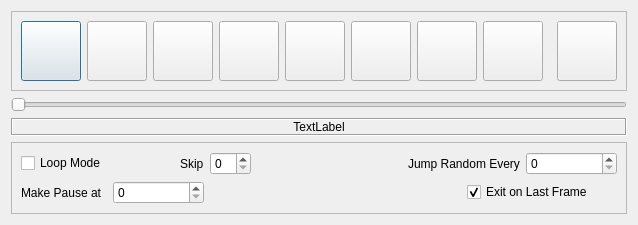
<?xml version="1.0" encoding="UTF-8"?>
<ui version="4.0">
 <class>CSeqControlDlgDesign</class>
 <widget class="QDialog" name="CSeqControlDlgDesign">
  <property name="geometry">
   <rect>
    <x>0</x>
    <y>0</y>
    <width>606</width>
    <height>214</height>
   </rect>
  </property>
  <property name="windowTitle">
   <string>Dialog</string>
  </property>
  <property name="windowIcon">
   <iconset resource="../res/symbols.qrc">
    <normaloff>:/symbols/player_volume.png</normaloff>:/symbols/player_volume.png</iconset>
  </property>
  <layout class="QVBoxLayout" name="verticalLayout">
   <item>
    <widget class="QFrame" name="m_qfControlFrame_p">
     <property name="sizePolicy">
      <sizepolicy hsizetype="Expanding" vsizetype="Fixed">
       <horstretch>0</horstretch>
       <verstretch>0</verstretch>
      </sizepolicy>
     </property>
     <property name="frameShape">
      <enum>QFrame::StyledPanel</enum>
     </property>
     <property name="frameShadow">
      <enum>QFrame::Raised</enum>
     </property>
     <layout class="QHBoxLayout" name="horizontalLayout">
      <item>
       <widget class="QPushButton" name="m_qpbBegin_p">
        <property name="sizePolicy">
         <sizepolicy hsizetype="Fixed" vsizetype="Fixed">
          <horstretch>0</horstretch>
          <verstretch>0</verstretch>
         </sizepolicy>
        </property>
        <property name="minimumSize">
         <size>
          <width>60</width>
          <height>60</height>
         </size>
        </property>
        <property name="maximumSize">
         <size>
          <width>60</width>
          <height>60</height>
         </size>
        </property>
        <property name="text">
         <string/>
        </property>
        <property name="icon">
         <iconset resource="../res/symbols.qrc">
          <normaloff>:/symbols/000005-black-white-pearl-icon-media-a-media25-arrows-skip-back.png</normaloff>:/symbols/000005-black-white-pearl-icon-media-a-media25-arrows-skip-back.png</iconset>
        </property>
        <property name="iconSize">
         <size>
          <width>48</width>
          <height>48</height>
         </size>
        </property>
       </widget>
      </item>
      <item>
       <widget class="QPushButton" name="m_qpbPrev_p">
        <property name="sizePolicy">
         <sizepolicy hsizetype="Fixed" vsizetype="Fixed">
          <horstretch>0</horstretch>
          <verstretch>0</verstretch>
         </sizepolicy>
        </property>
        <property name="minimumSize">
         <size>
          <width>60</width>
          <height>60</height>
         </size>
        </property>
        <property name="maximumSize">
         <size>
          <width>60</width>
          <height>60</height>
         </size>
        </property>
        <property name="text">
         <string/>
        </property>
        <property name="icon">
         <iconset resource="../res/symbols.qrc">
          <normaloff>:/symbols/000011-black-white-pearl-icon-media-a-media292-minus3.png</normaloff>:/symbols/000011-black-white-pearl-icon-media-a-media292-minus3.png</iconset>
        </property>
        <property name="iconSize">
         <size>
          <width>48</width>
          <height>48</height>
         </size>
        </property>
       </widget>
      </item>
      <item>
       <widget class="QPushButton" name="m_qpbPlayBack_p">
        <property name="sizePolicy">
         <sizepolicy hsizetype="Fixed" vsizetype="Fixed">
          <horstretch>0</horstretch>
          <verstretch>0</verstretch>
         </sizepolicy>
        </property>
        <property name="minimumSize">
         <size>
          <width>60</width>
          <height>60</height>
         </size>
        </property>
        <property name="maximumSize">
         <size>
          <width>60</width>
          <height>60</height>
         </size>
        </property>
        <property name="text">
         <string/>
        </property>
        <property name="icon">
         <iconset resource="../res/symbols.qrc">
          <normaloff>:/symbols/000001-black-white-pearl-icon-media-a-media21-arrow-back.png</normaloff>:/symbols/000001-black-white-pearl-icon-media-a-media21-arrow-back.png</iconset>
        </property>
        <property name="iconSize">
         <size>
          <width>48</width>
          <height>48</height>
         </size>
        </property>
       </widget>
      </item>
      <item>
       <widget class="QPushButton" name="m_qpbStop_p">
        <property name="sizePolicy">
         <sizepolicy hsizetype="Fixed" vsizetype="Fixed">
          <horstretch>0</horstretch>
          <verstretch>0</verstretch>
         </sizepolicy>
        </property>
        <property name="minimumSize">
         <size>
          <width>60</width>
          <height>60</height>
         </size>
        </property>
        <property name="maximumSize">
         <size>
          <width>60</width>
          <height>60</height>
         </size>
        </property>
        <property name="text">
         <string/>
        </property>
        <property name="icon">
         <iconset resource="../res/symbols.qrc">
          <normaloff>:/symbols/000008-black-white-pearl-icon-media-a-media28-stop.png</normaloff>:/symbols/000008-black-white-pearl-icon-media-a-media28-stop.png</iconset>
        </property>
        <property name="iconSize">
         <size>
          <width>48</width>
          <height>48</height>
         </size>
        </property>
       </widget>
      </item>
      <item>
       <widget class="QPushButton" name="m_qpbPause_p">
        <property name="sizePolicy">
         <sizepolicy hsizetype="Fixed" vsizetype="Fixed">
          <horstretch>0</horstretch>
          <verstretch>0</verstretch>
         </sizepolicy>
        </property>
        <property name="minimumSize">
         <size>
          <width>60</width>
          <height>60</height>
         </size>
        </property>
        <property name="maximumSize">
         <size>
          <width>60</width>
          <height>60</height>
         </size>
        </property>
        <property name="text">
         <string/>
        </property>
        <property name="icon">
         <iconset resource="../res/symbols.qrc">
          <normaloff>:/symbols/000007-black-white-pearl-icon-media-a-media27-pause-sign.png</normaloff>:/symbols/000007-black-white-pearl-icon-media-a-media27-pause-sign.png</iconset>
        </property>
        <property name="iconSize">
         <size>
          <width>48</width>
          <height>48</height>
         </size>
        </property>
       </widget>
      </item>
      <item>
       <widget class="QPushButton" name="m_qpbPlay_p">
        <property name="sizePolicy">
         <sizepolicy hsizetype="Fixed" vsizetype="Fixed">
          <horstretch>0</horstretch>
          <verstretch>0</verstretch>
         </sizepolicy>
        </property>
        <property name="minimumSize">
         <size>
          <width>60</width>
          <height>60</height>
         </size>
        </property>
        <property name="maximumSize">
         <size>
          <width>60</width>
          <height>60</height>
         </size>
        </property>
        <property name="text">
         <string/>
        </property>
        <property name="icon">
         <iconset resource="../res/symbols.qrc">
          <normaloff>:/symbols/000002-black-white-pearl-icon-media-a-media22-arrow-forward1.png</normaloff>:/symbols/000002-black-white-pearl-icon-media-a-media22-arrow-forward1.png</iconset>
        </property>
        <property name="iconSize">
         <size>
          <width>48</width>
          <height>48</height>
         </size>
        </property>
       </widget>
      </item>
      <item>
       <widget class="QPushButton" name="m_qpbNext_p">
        <property name="sizePolicy">
         <sizepolicy hsizetype="Fixed" vsizetype="Fixed">
          <horstretch>0</horstretch>
          <verstretch>0</verstretch>
         </sizepolicy>
        </property>
        <property name="minimumSize">
         <size>
          <width>60</width>
          <height>60</height>
         </size>
        </property>
        <property name="maximumSize">
         <size>
          <width>60</width>
          <height>60</height>
         </size>
        </property>
        <property name="text">
         <string/>
        </property>
        <property name="icon">
         <iconset resource="../res/symbols.qrc">
          <normaloff>:/symbols/000010-black-white-pearl-icon-media-a-media291-volume1.png</normaloff>:/symbols/000010-black-white-pearl-icon-media-a-media291-volume1.png</iconset>
        </property>
        <property name="iconSize">
         <size>
          <width>48</width>
          <height>48</height>
         </size>
        </property>
       </widget>
      </item>
      <item>
       <widget class="QPushButton" name="m_qpbEnd_p">
        <property name="sizePolicy">
         <sizepolicy hsizetype="Fixed" vsizetype="Fixed">
          <horstretch>0</horstretch>
          <verstretch>0</verstretch>
         </sizepolicy>
        </property>
        <property name="minimumSize">
         <size>
          <width>60</width>
          <height>60</height>
         </size>
        </property>
        <property name="maximumSize">
         <size>
          <width>60</width>
          <height>60</height>
         </size>
        </property>
        <property name="text">
         <string/>
        </property>
        <property name="icon">
         <iconset resource="../res/symbols.qrc">
          <normaloff>:/symbols/000006-black-white-pearl-icon-media-a-media26-arrows-skip-forward.png</normaloff>:/symbols/000006-black-white-pearl-icon-media-a-media26-arrows-skip-forward.png</iconset>
        </property>
        <property name="iconSize">
         <size>
          <width>48</width>
          <height>48</height>
         </size>
        </property>
       </widget>
      </item>
      <item>
       <spacer name="horizontalSpacer">
        <property name="orientation">
         <enum>Qt::Horizontal</enum>
        </property>
        <property name="sizeType">
         <enum>QSizePolicy::Fixed</enum>
        </property>
        <property name="sizeHint" stdset="0">
         <size>
          <width>8</width>
          <height>20</height>
         </size>
        </property>
       </spacer>
      </item>
      <item>
       <widget class="QPushButton" name="m_qpbReload_p">
        <property name="sizePolicy">
         <sizepolicy hsizetype="Fixed" vsizetype="Fixed">
          <horstretch>0</horstretch>
          <verstretch>0</verstretch>
         </sizepolicy>
        </property>
        <property name="minimumSize">
         <size>
          <width>60</width>
          <height>60</height>
         </size>
        </property>
        <property name="maximumSize">
         <size>
          <width>60</width>
          <height>60</height>
         </size>
        </property>
        <property name="text">
         <string/>
        </property>
        <property name="icon">
         <iconset resource="../res/symbols.qrc">
          <normaloff>:/symbols/004620-black-white-pearl-icon-arrows-arrow-redo.png</normaloff>:/symbols/004620-black-white-pearl-icon-arrows-arrow-redo.png</iconset>
        </property>
        <property name="iconSize">
         <size>
          <width>48</width>
          <height>48</height>
         </size>
        </property>
       </widget>
      </item>
     </layout>
    </widget>
   </item>
   <item>
    <widget class="QSlider" name="m_qsPosition_p">
     <property name="orientation">
      <enum>Qt::Horizontal</enum>
     </property>
    </widget>
   </item>
   <item>
    <widget class="QLabel" name="m_qlStatus_p">
     <property name="sizePolicy">
      <sizepolicy hsizetype="Preferred" vsizetype="Fixed">
       <horstretch>0</horstretch>
       <verstretch>0</verstretch>
      </sizepolicy>
     </property>
     <property name="frameShape">
      <enum>QFrame::Box</enum>
     </property>
     <property name="frameShadow">
      <enum>QFrame::Sunken</enum>
     </property>
     <property name="text">
      <string>TextLabel</string>
     </property>
     <property name="scaledContents">
      <bool>true</bool>
     </property>
     <property name="alignment">
      <set>Qt::AlignCenter</set>
     </property>
    </widget>
   </item>
   <item>
    <widget class="QFrame" name="frame">
     <property name="frameShape">
      <enum>QFrame::StyledPanel</enum>
     </property>
     <property name="frameShadow">
      <enum>QFrame::Raised</enum>
     </property>
     <layout class="QGridLayout" name="gridLayout">
      <item row="0" column="0">
       <widget class="QCheckBox" name="m_cbLoopMode_p">
        <property name="text">
         <string>Loop Mode</string>
        </property>
       </widget>
      </item>
      <item row="0" column="1">
       <spacer name="horizontalSpacer_2">
        <property name="orientation">
         <enum>Qt::Horizontal</enum>
        </property>
        <property name="sizeHint" stdset="0">
         <size>
          <width>71</width>
          <height>20</height>
         </size>
        </property>
       </spacer>
      </item>
      <item row="0" column="2">
       <widget class="QLabel" name="label">
        <property name="text">
         <string>Skip</string>
        </property>
       </widget>
      </item>
      <item row="0" column="3">
       <widget class="QSpinBox" name="m_sbSkip_p"/>
      </item>
      <item row="0" column="4">
       <spacer name="horizontalSpacer_3">
        <property name="orientation">
         <enum>Qt::Horizontal</enum>
        </property>
        <property name="sizeHint" stdset="0">
         <size>
          <width>70</width>
          <height>20</height>
         </size>
        </property>
       </spacer>
      </item>
      <item row="0" column="5" colspan="2">
       <widget class="QLabel" name="label_2">
        <property name="text">
         <string>Jump Random Every</string>
        </property>
       </widget>
      </item>
      <item row="0" column="7">
       <widget class="QSpinBox" name="m_sbRandomEvery_p">
        <property name="sizePolicy">
         <sizepolicy hsizetype="Fixed" vsizetype="Fixed">
          <horstretch>0</horstretch>
          <verstretch>0</verstretch>
         </sizepolicy>
        </property>
        <property name="minimumSize">
         <size>
          <width>91</width>
          <height>0</height>
         </size>
        </property>
        <property name="maximumSize">
         <size>
          <width>91</width>
          <height>16777215</height>
         </size>
        </property>
        <property name="maximum">
         <number>999999</number>
        </property>
       </widget>
      </item>
      <item row="1" column="0">
       <widget class="QLabel" name="label_3">
        <property name="text">
         <string>Make Pause at</string>
        </property>
       </widget>
      </item>
      <item row="1" column="1" colspan="2">
       <widget class="QSpinBox" name="m_sbPauseAt_p">
        <property name="sizePolicy">
         <sizepolicy hsizetype="Fixed" vsizetype="Fixed">
          <horstretch>0</horstretch>
          <verstretch>0</verstretch>
         </sizepolicy>
        </property>
        <property name="minimumSize">
         <size>
          <width>91</width>
          <height>0</height>
         </size>
        </property>
        <property name="maximumSize">
         <size>
          <width>91</width>
          <height>16777215</height>
         </size>
        </property>
        <property name="maximum">
         <number>999999999</number>
        </property>
       </widget>
      </item>
      <item row="1" column="3" colspan="3">
       <spacer name="horizontalSpacer_4">
        <property name="orientation">
         <enum>Qt::Horizontal</enum>
        </property>
        <property name="sizeHint" stdset="0">
         <size>
          <width>372</width>
          <height>20</height>
         </size>
        </property>
       </spacer>
      </item>
      <item row="1" column="6" colspan="2">
       <widget class="QCheckBox" name="m_cbExit_p">
        <property name="text">
         <string>Exit on Last Frame</string>
        </property>
        <property name="checked">
         <bool>true</bool>
        </property>
       </widget>
      </item>
     </layout>
    </widget>
   </item>
  </layout>
 </widget>
 <resources>
  <include location="../res/symbols.qrc"/>
 </resources>
 <connections/>
</ui>
